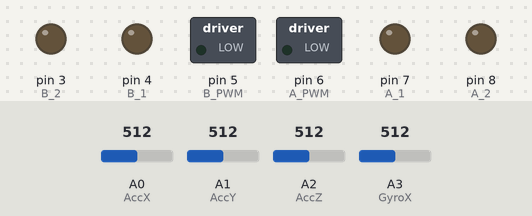
A sketch run on a simulated Arduino Uno, built with avr-gcc and run on an emulated ATmega328P. Shown: switched loads named in the sketch (green lamp = pin HIGH), output pins drawn as LEDs (lit = HIGH). Dashed ring = blinking. The inputs (shaded band) are chosen by the test bench; at power-on: A0 (AccX) = 512, A2 (AccZ) = 512, A1 (AccY) = 512, A3 (GyroX) = 512. No radio packets arrive unless stated.

Above: at 2.7 s.
2.8 s: A0 (AccX) set to 102
4.3 s: A0 (AccX) set to 90
At 4.58 s:
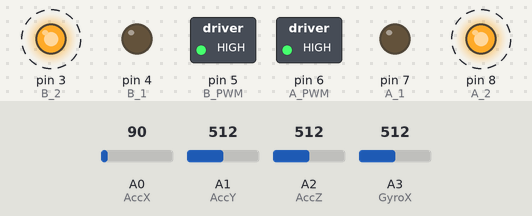
6.1 s: A2 (AccZ) set to 529
At 6.53 s:
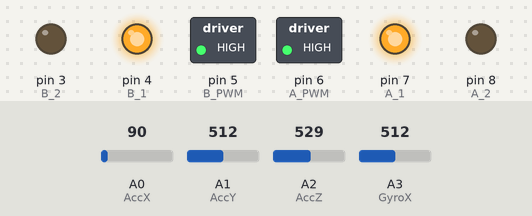
Timing chart, 0 to 9.1 s (numbered marks = the images above; inputs shaded):
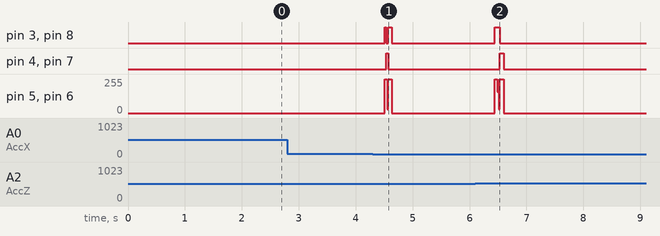

Measured:
- the behaviour switches between 96 and 95 on A0 (AccX) (found by bisection; images 0 and 1)
- the behaviour switches between 515 and 516 on A2 (AccZ) (found by bisection; images 1 and 2)
- after the input at 2.8 s, every drawn part: stays the same
- after the input at 4.3 s, pin 3 (B_2), pin 8 (A_2): alternates HIGH for 0.04 s and LOW for 0.04 s, 4 changes in all, then stays LOW, starting after 0.21 s; pin 4 (B_1), pin 7 (A_1): LOW → HIGH after 0.23 s, → LOW 0.04 s later; pin 5 (B_PWM), pin 6 (A_PWM): 0/255 → 255/255 after 0.21 s, → 0/255 0.12 s later
- after the input at 6.1 s, pin 3 (B_2), pin 8 (A_2): LOW → HIGH after 0.34 s, → LOW 0.09 s later; pin 4 (B_1), pin 7 (A_1): LOW → HIGH after 0.43 s, → LOW 0.07 s later; pin 5 (B_PWM), pin 6 (A_PWM): 0/255 → 255/255 after 0.34 s, → 0/255 0.16 s later

The sketch:

expobot.ino
```cpp
// for flashing:
// avrdude -v -v -v -patmega328p -cstk500v1 -P/dev/ttyACM0 -b19200 -Uflash:w:./firmware.hex:i
#include <RF24.h>
#include <SPI.h>
#include <PID_v1.h>
#include <digitalWriteFast.h>


#define PI 3.14159265359
#define RAD_TO_DEG 57.2957795
// ADC reference voltage
#define AREF 3.41
// fixed loop time of 10ms
#define STD_LOOP_TIME 10000

// Select and enable pins for RF
#define CSN 10
#define CE 9


// Motor Controller
#define A_PWM 6
#define A_1 7
#define A_2 8
#define B_PWM 5
#define B_1 4
#define B_2 3

// RF init
#define RF_SETUP 0x17
RF24 radio(CE, CSN);
// buffer for sending
float send_buffer[3] = { 0.0 };
// pipes for sending and receiving
const uint64_t pipes[2] = { 0xF0F0F0F0E1LL, 0x7365727631LL };

// sensor inputs
int AccX = A0;
int AccY = A1;
int AccZ = A2;
int GyroX = A3;

// sensor conversions
// gyro: 2mV per degree/s
// acc: 800mv per g
float gyro_conv = (.002/AREF) * 1024;
float acc_conv = (.800/AREF) * 1024;
float gyro_scale = 12;


// loop timing
unsigned long last_useful_time = STD_LOOP_TIME;
unsigned long loop_start_time;
unsigned long RF_timer;
unsigned long pitch_timer;
int s_count;


// sensor calibration
float zeroValues[4] = { 0.0 };

// current pitch
float pitch;

// Motor setup
float m_speed[2] = { 0 };
float pid_speed = 0;
float m_dir = 0;

// PID vars
float set_point = 93.5;
float Kp = 50;
float Ki = 20;
float Kd = .3;

PID a_pid(&pitch, &pid_speed, &set_point, Kp, Ki, Kd, DIRECT);


void setup(){

    // set pwm on 5 and 6 to 31khz
    //TCCR0A = _BV(COM0A1) | _BV(COM0B1) | _BV(WGM00);
    //TCCR0B = _BV(CS00);

    // use AREF voltage for ADC
    analogReference(EXTERNAL);

    // init PID
    a_pid.SetMode(AUTOMATIC);
    a_pid.SetOutputLimits(-255, 255);
    a_pid.SetSampleTime(11);

    // set sensor pins to input
    pinMode(AccX, INPUT);
    pinMode(AccY, INPUT);
    pinMode(AccZ, INPUT);
    pinMode(GyroX, INPUT);

    pinMode(CSN, OUTPUT);
    pinMode(CE, OUTPUT);

    pinMode(A_PWM, OUTPUT);
    pinMode(A_1, OUTPUT);
    pinMode(A_2, OUTPUT);

    pinMode(B_PWM, OUTPUT);
    pinMode(B_1, OUTPUT);
    pinMode(B_2, OUTPUT);

    // RF setup
    radio.begin();

    // Enabling this seems to work better
    radio.enableDynamicPayloads();

    // set rate to 1mbps
    radio.setDataRate(RF24_1MBPS);
    radio.setPALevel(RF24_PA_MAX);
    // set channel to 70
    radio.setChannel(70);
    radio.setRetries(15,15);

    radio.openWritingPipe(pipes[0]);
    radio.openReadingPipe(1,pipes[1]);
    // let's give it a sec to settle down
    // ignore listening mode by commenting (send only)
    radio.startListening();
    delay(500);

    calibrateSensors();

    loop_start_time = micros();
    pitch_timer = loop_start_time;
    RF_timer = loop_start_time;
    s_count = 0;

}

void loop(){

    float x_angle = get_acc_angle();
    float gyro_rate = get_gyro();

    float gyro_change = ((micros()-pitch_timer)/1000000.0) * gyro_rate;
    pitch_timer = micros();

    // complementary filter
    pitch += gyro_change;
    pitch = (.98 * pitch) + (.02 * x_angle);

    if (abs(set_point-pitch) < .5){
       a_pid.SetTunings(Kp, Ki*0.0, Kd*0.0);
    }
    else{
        a_pid.SetTunings(Kp, Ki, Kd);
    }


    if (pitch > (set_point - 25) && pitch < (set_point + 25)){
        a_pid.Compute();
        m_speed[0] = pid_speed;
        m_speed[1] = pid_speed;
    }
    else{
        pid_speed = 0;
        if (((micros() - RF_timer)/1000000.0) > .15){
            // receive before sending
            // doesn't work the other way around
            nRF_motor();
            //nRF_rec();
            //send_buffer[0] = set_point-pitch;
            //send_buffer[1] = pitch;
            //send_buffer[2] = pid_speed;
            //nRF_send();
            RF_timer = micros();
        }
    }

    set_speed();


    // get to a fixed loop time of 10ms
    last_useful_time = micros() - loop_start_time;
    while( (micros() - loop_start_time) < STD_LOOP_TIME){
        true; // dat
    }

    loop_start_time = micros();
}

void set_speed(){

    signed int lm_speed = constrain(m_speed[0], -255, 255);
    signed int rm_speed = constrain(m_speed[1], -255, 255);

    if (lm_speed > 0 && lm_speed < 30){
        lm_speed = 30;
    }
    if (lm_speed < 0 && lm_speed > -30){
        lm_speed = -30;
    }

    if (rm_speed > 0 && rm_speed < 30){
        rm_speed = 30;
    }
    if (rm_speed < 0 && rm_speed > -30){
        rm_speed = -30;
    }


    // set left motor dir
    if (lm_speed < 0){
        digitalWriteFast(A_1, LOW);
        digitalWriteFast(A_2, HIGH);
    }
    else if (lm_speed > 1 ){
        digitalWriteFast(A_2, LOW);
        digitalWriteFast(A_1, HIGH);
    }
    else{
        digitalWriteFast(A_2, LOW);
        digitalWriteFast(A_1, LOW);
    }

    // set right motor dir
    if (rm_speed < 0){
        digitalWriteFast(B_1, LOW);
        digitalWriteFast(B_2, HIGH);
    }
    else if (rm_speed > 1 ){
        digitalWriteFast(B_2, LOW);
        digitalWriteFast(B_1, HIGH);
    }
    else{
        digitalWriteFast(B_2, LOW);
        digitalWriteFast(B_1, LOW);
    }

    // set motor speeds
    analogWrite(A_PWM, abs(lm_speed));
    analogWrite(B_PWM, abs(rm_speed));

    m_speed[0] = lm_speed;
    m_speed[1] = rm_speed;

}


void calibrateSensors(){
    // take average of 100 readings
    for (uint8_t i = 0; i < 100; i++){
        zeroValues[0] += analogRead(GyroX);
        zeroValues[1] += analogRead(AccX);
        zeroValues[2] += analogRead(AccY);
        zeroValues[3] += analogRead(AccZ);
        delay(10);
    }

    zeroValues[0] /= 100; // Gyro X-axis
    zeroValues[1] /= 100; // Accelerometer X-axis
    zeroValues[2] /= 100; // Accelerometer Y-axis
    zeroValues[3] /= 100; // Accelerometer Z-axis

    if (zeroValues[3] > 450){
        // +1g when lying on one side
        zeroValues[3] -= acc_conv;
        pitch = 0;
    }
    else {
        // -1g when lying on the other side
        zeroValues[3] += acc_conv;
        pitch = 180;
    }
}

float get_acc_angle() {

    float accXval = ((float)analogRead(AccX) - zeroValues[1]);
    float accZval = ((float)analogRead(AccZ) - zeroValues[3]);

    // Convert to 360 degrees resolution
    // atan2 outputs the value of -π to π (radians)
    // Convert it to 0 to 2π and then from radians to degrees
    float x_angle = (atan2(-accXval,-accZval)+PI)*RAD_TO_DEG;

    // get rid of noise around 0
    if (x_angle > 300 ){
        x_angle = x_angle - 360;
    }

    return x_angle;
}

float get_gyro() {

    float gyro_read = (float)analogRead(GyroX);
    float gyro_rate = gyro_read - zeroValues[0];
    gyro_rate = gyro_rate * gyro_conv * gyro_scale;

    // negative to make up for orientation
    return -gyro_rate;
}

void nRF_send(){
    // need to turn into some kind of queue
    // so that stuff can be added without taking
    // extra time and then sent all at once in
    // bursts

    char temp[8];

    // Clear the outBuffer before every loop
    char outBuffer[32]="";


    dtostrf(send_buffer[0], 8, 2, temp);
    strcat(outBuffer,temp);
    strcat(outBuffer,",");
    dtostrf(send_buffer[1], 8, 2, temp);
    strcat(outBuffer,temp);
    strcat(outBuffer,",");
    dtostrf(send_buffer[2], 8, 2, temp);
    strcat(outBuffer,temp);
    strcat(outBuffer,",");

    for (int i=0; i < 3; i++){
        //send_buffer[i] = 0;
    }

    // Stop listening and write to radio
    radio.stopListening();

    //// Send to hub
    radio.write( outBuffer, strlen(outBuffer));

    radio.startListening();

}

// receives speed/dir data from controller
void nRF_motor(){

    char receivePayload[31];
    uint8_t len = 0;
    uint8_t pipe = 0;
    char* reply;
    int m_state = 0;


    // Loop thru the pipes 0 to 5 and check for payloads
    if ( radio.available( &pipe ) ) {
      bool done = false;
      while (!done)
      {
        len = radio.getDynamicPayloadSize();
        done = radio.read( &receivePayload,len );
        float recv = atof(receivePayload);

        if (recv > 999){
            m_state = floor(recv - 1000);
        }

        switch (m_state) {
            case 0:
                m_speed[0] = 0;
                m_speed[1] = 0;
                break;
            case 1:
                m_speed[0] = 255;
                m_speed[1] = 255;
                break;
            case 2:
                m_speed[0] = -255;
                m_speed[1] = -255;
                break;
            case 3:
                m_speed[0] = 255;
                m_speed[1] = 0;
                break;
            case 4:
                m_speed[0] = -255;
                m_speed[1] = 0;
                break;
            case 5:
                m_speed[0] = 0;
                m_speed[1] = 255;
                break;
            case 6:
                m_speed[0] = 0;
                m_speed[1] = -255;
                break;
            case 7:
                m_speed[0] = -255;
                m_speed[1] = 255;
                break;
            case 8:
                m_speed[0] = 255;
                m_speed[1] = -255;
                break;
            default:
                m_speed[0] = 0;
                m_speed[1] = 0;
        }

        // Increase pipe and reset to 0 if more than 5
        pipe++;
        if ( pipe > 1 ) pipe = 0;
      }

    }
    else{
        m_speed[0] = 0;
        m_speed[1] = 0;
    }

}

void nRF_rec(){

    char receivePayload[31];
    uint8_t len = 0;
    uint8_t pipe = 0;
    char* reply;


    // Loop thru the pipes 0 to 5 and check for payloads
    if ( radio.available( &pipe ) ) {
      bool done = false;
      while (!done)
      {
        len = radio.getDynamicPayloadSize();
        done = radio.read( &receivePayload,len );

        // Sending back reply to sender using the same pipe
        radio.stopListening();
        //radio.openWritingPipe(pipes[pipe]);
        radio.write(receivePayload,len);
        radio.startListening();
        float recv = atof(receivePayload);
        if (recv < 100){
            Kp = recv;
        }
        if (recv >= 100 && recv < 200){
            Ki = recv - 100;
        }
        if (recv >= 200 && recv < 300){
            Kd = recv - 200;
        }
        if (recv >= 300 && recv < 500){
            set_point = recv - 300;
        }
        if (recv >= 500 && recv < 600){
            gyro_scale = recv - 500;
        }
        //if (recv >= 600 && recv < 700){
            //m_speed = recv - 600;
        //}


        if (recv == 999){
            calibrateSensors();
            send_buffer[0] = 999;
            send_buffer[1] = 999;
            send_buffer[2] = 999;
        }
        // Format string for printing ending with 0
        /*receivePayload[len] = 0;*/

        // Increase pipe and reset to 0 if more than 5
        pipe++;
        if ( pipe > 1 ) pipe = 0;
      }

    }

}


int freeRam () {
    extern int __heap_start, *__brkval;
    int v;
    return (int) &v - (__brkval == 0 ? (int) &__heap_start : (int) __brkval);
}
```
